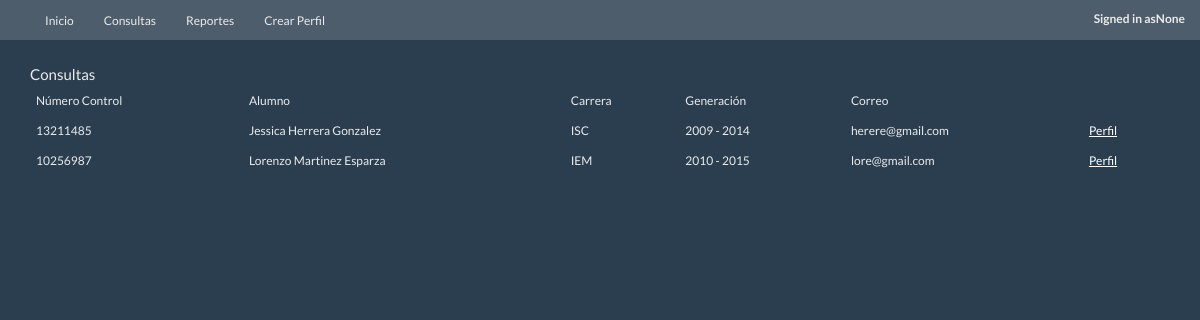
/consulta/, run on the app's committed database.
### home/models.py (models this page shows, shortened)
class EgresadosE(models.Model):
	CARRERAS=(
		('ISC','Ingenieria en Sistemas Computacionales'),
		('IEM','Ingenieria Electromecanica'),
		('IInd','Ingenieria Industrial'),
		('IInf','Ingenieria en Informatica'),
		)
	Usuario_egresado=models.OneToOneField(User)
	No_control=models.CharField(max_length=10,primary_key=True,unique=True)
	Nombre_egresado=models.CharField(max_length=20)
	App_egresado=models.CharField(max_length=20)
	Apm_egresado=models.CharField(max_length=20)
	Carrera=models.CharField(max_length=50,choices=CARRERAS)
	Fecha_ingreso=models.CharField(max_length=4)
	Fecha_egreso=models.CharField(max_length=4)
	Correo=models.EmailField()
	Foto = models.ImageField(upload_to='Egresados_Fotos', blank=True)
	class Meta:
		permissions = (
            ("editar_perfil", "Editar Perfil Usuario"),
            )

### home/views.py (the view)
# urls.py: url(r'^consulta/$', Consultas.as_view(), name='consulta_view'),
class Consultas(ListView):
	template_name='consultas.html'
	model=EgresadosE

### templates/consultas.html
{% extends 'base.html' %}
{%block content%}
<div class="container">
<header>Consultas</header>
<center>
	<table class="table table-hover">
		<thead>
			<td>Número Control</td>
			<td>Alumno</td>
			<td>Carrera</td>
			<td>Generación</td>
			<td>Correo</td>
		</thead>
		 {% for item in object_list %}
			<tr>
			<td>{{ item.No_control }}</td>
			<td>{{ item.Nombre_egresado }} {{ item.App_egresado }} {{ item.Apm_egresado }}</td>
			<td>{{ item.Carrera }}</td>
			<td>{{ item.Fecha_ingreso }} - {{ item.Fecha_egreso }}</td>
 			<td>{{ item.Correo }}</td>
 			<td><a href="/perfil/{{item.pk }}">Perfil</a></td>
			</tr>
		{% endfor %}
	</table>
</center>
</div>
{%endblock%}

### templates/base.html (shortened to what this page needs)
{% load staticfiles %}
<!DOCTYPE html>
<html>
	<head>
		<link rel="stylesheet" href="{% static 'css/bootstrap.min.css' %}">
	</head>
	<body >
	 <div class="navbar navbar-default navbar-fixed-top">
      <div class="container">
        <div class="navbar-collapse collapse" id="navbar-main">
          <ul class="nav navbar-nav">
            <li>
              <a href="/">Inicio</a>
            </li>
            <li>
              <a href="/consulta/">Consultas</a>
            </li>
           <li>
              <a href="/reportes/">Reportes</a>
            </li>
            <li>
              <a href="/crear_perfil/">Crear Perfil</a>
            </li>
          </ul>
                {% if user.is_authenticated %}
          <p class="navbar-text navbar-right"><b>Signed in as </b><a href="#" class="navbar-link"> {{ user.username }}</a>
          <a href="/salir/"><b>Logout</b></a>
          </p>
        {% else %}
          <p class="navbar-text navbar-right"><b>Signed in as</b><a href="#" class="navbar-link"><b>None</b></a>
          </p>
        {% endif %}
        </div>
      </div>
    </div>
    <header>
    	<br><br><br>
    </header>
		{% block content %}
		{% endblock %}
	</body>
</html>

### data on the page
EgresadosE: No_control "13211485", Nombre_egresado "Jessica", App_egresado "Herrera", Apm_egresado "Gonzalez", Carrera "ISC", Fecha_ingreso "2009", Fecha_egreso "2014", Correo "herere@gmail.com"
EgresadosE: No_control "10256987", Nombre_egresado "Lorenzo", App_egresado "Martinez", Apm_egresado "Esparza", Carrera "IEM", Fecha_ingreso "2010", Fecha_egreso "2015", Correo "lore@gmail.com"
